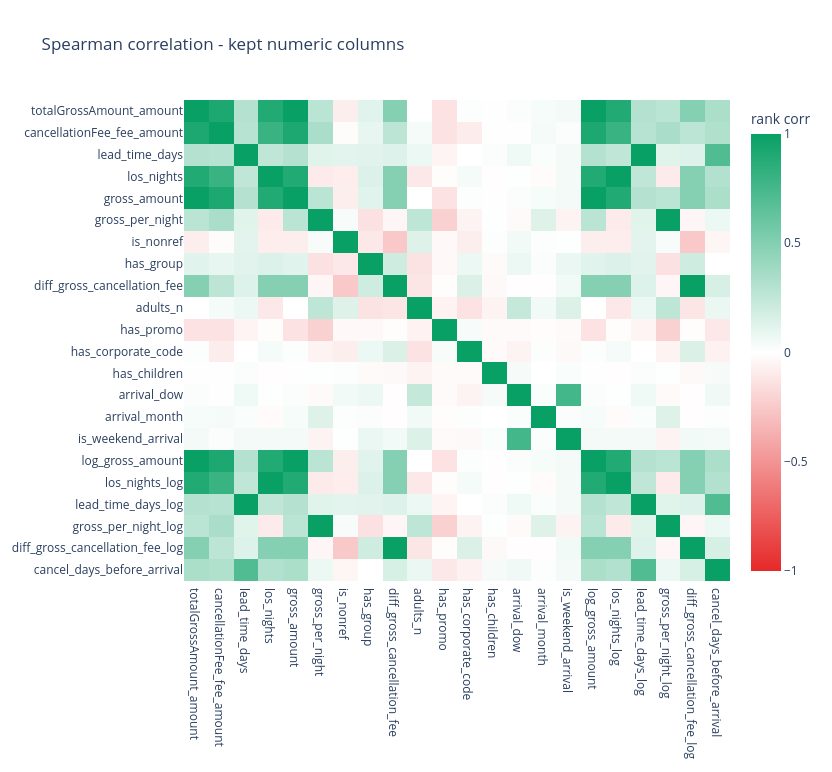

Notebook code cell kept with this figure:
### Markdown cell above
Spearman rank-correlation matrix over every kept numeric column (including `gross_amount` and the timestamp-derived numerics engineered in § 3.0). The cell prints the top 15 absolute pairs and writes every pair with `|ρ| ≥ 0.80` to `tables/00_audit/high_corr_pairs.csv` for the modelling notebooks to pick up as a VIF starting list.

Use the heatmap, the top-pairs list, and the CSV to decide what to drop. **VIF should still be computed in the modelling notebooks** (01–04) before fitting any linear or NN model.

### Code cell
# `lead_time_days`, `los_nights`, `gross_amount`, `gross_per_night` were engineered in § 3.0 so they appear here alongside the raw numerics.
num_df = df.select_dtypes(include=["number"]).apply(pd.to_numeric, errors="coerce")
num_df = num_df.loc[:, num_df.nunique(dropna=True) > 1]
corr = num_df.corr(method="spearman", min_periods=50)

neg, neu, pos = diverging_triplet()
fig = go.Figure(go.Heatmap(z=corr.values, x=list(corr.columns), y=list(corr.index),
                           zmin=-1, zmax=1, colorscale=[[0.0, neg], [0.5, neu], [1.0, pos]],
                           colorbar=dict(title="rank corr")))
fig.update_layout(title="Spearman correlation - kept numeric columns",
                  height=26 * len(corr) + 200, width=26 * len(corr) + 260)
fig.update_yaxes(autorange="reversed")
fig.show()

stacked = (corr.where(~np.eye(len(corr), dtype=bool))
               .stack().abs().sort_values(ascending=False))
top_pairs = stacked.drop_duplicates().head(15).round(2)
print("\nHighest |Spearman| pairs (top 15):")
print(top_pairs)

HIGH_CORR_THRESHOLD = 0.80
high = (stacked[stacked >= HIGH_CORR_THRESHOLD]
        .drop_duplicates().rename("abs_spearman").reset_index()
        .rename(columns={"level_0": "feature_a", "level_1": "feature_b"}))
high["note"] = high.apply(
    lambda r: ("identical (engineered duplicate)" if r["abs_spearman"] >= 0.999
               else "real collinearity - VIF check downstream"), axis=1)
high.to_csv(TBL_DIR / "high_corr_pairs.csv", index=False)
print(f"\n  high-correlation pairs (|rho| >= {HIGH_CORR_THRESHOLD}) saved -> {TBL_DIR / 'high_corr_pairs.csv'}")
display(high)
prev = snap("3.6 inspected numeric correlations", df, prev=prev)

### Figure 1 — Plotly figure (JSON) as saved in the notebook; plotly's stock layout.template omitted (floating-point values rounded to 4 significant figures; data arrays with more than 128 entries replaced by an {"elided": "..."} marker saying what was removed)
{"data": [{"colorbar": {"title": {"text": "rank corr"}}, "colorscale": [[0, "#E62828"], [0.5, "#FFFFFF"], [1, "#08A064"]], "type": "heatmap", "x": ["totalGrossAmount_amount", "cancellationFee_fee_amount", "lead_time_days", "los_nights", "gross_amount", "gross_per_night", "is_nonref", "has_group", "diff_gross_cancellation_fee", "adults_n", "has_promo", "has_corporate_code", "has_children", "arrival_dow", "arrival_month", "is_weekend_arrival", "log_gross_amount", "los_nights_log", "lead_time_days_log", "gross_per_night_log", "diff_gross_cancellation_fee_log", "cancel_days_before_arrival"], "y": ["totalGrossAmount_amount", "cancellationFee_fee_amount", "lead_time_days", "los_nights", "gross_amount", "gross_per_night", "is_nonref", "has_group", "diff_gross_cancellation_fee", "adults_n", "has_promo", "has_corporate_code", "has_children", "arrival_dow", "arrival_month", "is_weekend_arrival", "log_gross_amount", "los_nights_log", "lead_time_days_log", "gross_per_night_log", "diff_gross_cancellation_fee_log", "cancel_days_before_arrival"], "z": {"elided": "22x22 float values"}, "zmax": 1, "zmin": -1}], "layout": {"height": 772, "title": {"text": "Spearman correlation - kept numeric columns"}, "width": 832, "yaxis": {"autorange": "reversed"}}}
